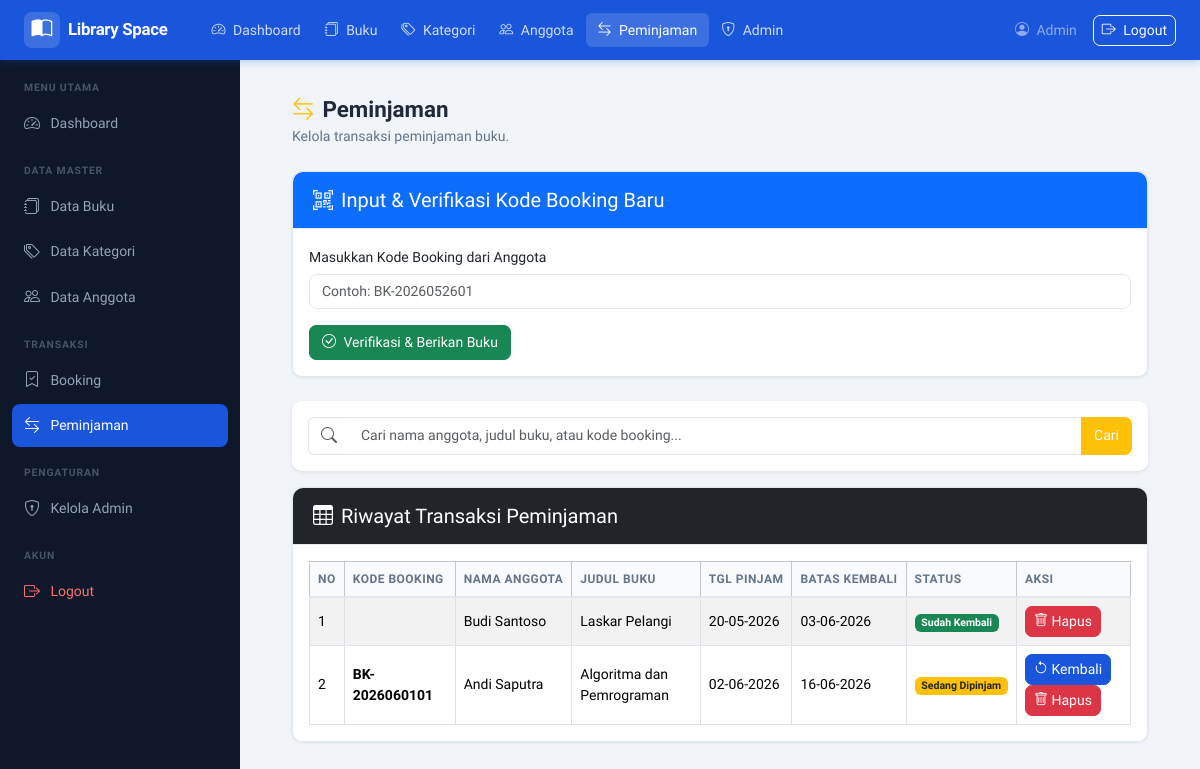
Screenshot of /pages/peminjaman/index.php with the database file from the repository.
### tables this page shows
CREATE TABLE peminjaman (
  id_peminjaman        INT AUTO_INCREMENT PRIMARY KEY,
  kode_booking         VARCHAR(30)  DEFAULT NULL,
  id_anggota           INT          NOT NULL,
  id_buku              INT          NOT NULL,
  tanggal_pinjam       DATE         NOT NULL,
  tanggal_kembali      DATE         NOT NULL,
  tanggal_dikembalikan DATE         DEFAULT NULL,
  status               ENUM('Diambil','Sedang Dipinjam','Kembali') NOT NULL DEFAULT 'Diambil',
  created_at           TIMESTAMP DEFAULT CURRENT_TIMESTAMP,
  CONSTRAINT fk_peminjaman_anggota FOREIGN KEY (id_anggota)
    REFERENCES anggota(id_anggota)
    ON UPDATE CASCADE ON DELETE RESTRICT,
  CONSTRAINT fk_peminjaman_buku FOREIGN KEY (id_buku)
    REFERENCES buku(id_buku)
    ON UPDATE CASCADE ON DELETE RESTRICT
);

CREATE TABLE anggota (
  id_anggota INT AUTO_INCREMENT PRIMARY KEY,
  nama       VARCHAR(100) NOT NULL,
  alamat     TEXT         NOT NULL,
  no_hp      VARCHAR(20)  NOT NULL UNIQUE,
  created_at TIMESTAMP DEFAULT CURRENT_TIMESTAMP
);

CREATE TABLE buku (
  id_buku     INT AUTO_INCREMENT PRIMARY KEY,
  judul       VARCHAR(200) NOT NULL,
  penulis     VARCHAR(100) NOT NULL,
  penerbit    VARCHAR(100) NOT NULL,
  tahun       YEAR         NOT NULL,
  stok        INT          NOT NULL DEFAULT 0,
  cover       VARCHAR(255) DEFAULT NULL,
  id_kategori INT          NOT NULL,
  created_at  TIMESTAMP DEFAULT CURRENT_TIMESTAMP,
  CONSTRAINT fk_buku_kategori FOREIGN KEY (id_kategori)
    REFERENCES kategori(id_kategori)
    ON UPDATE CASCADE ON DELETE RESTRICT
);

### pages/peminjaman/index.php (the view, shortened to what this page needs)
<?php
require_once __DIR__ . '/../../config/koneksi.php';
$cek_peminjaman = mysqli_query($koneksi, "SHOW COLUMNS FROM peminjaman");
$kolom_anggota = 'id_anggota';
$kolom_buku = 'id_buku';
while ($k = mysqli_fetch_assoc($cek_peminjaman)) {
    if ($k['Field'] == 'id_buku') $kolom_buku = 'id_buku';
}
$pk_anggota = 'id_anggota';
$pk_buku = 'id_buku';
$search = trim($_GET['search'] ?? '');
$having = '';
require_once __DIR__ . '/../../includes/header.php';
?>
<div class="d-flex">
  <?php require_once __DIR__ . '/../../includes/sidebar.php'; ?>
  <div class="main-wrapper flex-grow-1">
    <?php require_once __DIR__ . '/../../includes/navbar.php'; ?>
    <div class="pt-2 px-4">
      <div class="page-header mb-4">
        <h1><i class="bi bi-arrow-left-right me-2 text-warning"></i>Peminjaman</h1>
        <p>Kelola transaksi peminjaman buku.</p>
      </div>
      <div class="card mb-4">
        <div class="card-header bg-primary text-white">
          <h5 class="card-title mb-0"><i class="bi bi-qr-code-scan me-2"></i>Input & Verifikasi Kode Booking Baru</h5>
        </div>
        <div class="card-body">
          <form action="" method="POST">
            <div class="mb-3">
              <label for="kode_booking" class="form-label">Masukkan Kode Booking dari Anggota</label>
              <input type="text" class="form-control" id="kode_booking" name="kode_booking" placeholder="Contoh: BK-2026052601" required>
            </div>
            <button type="submit" name="proses_booking" class="btn btn-success">
              <i class="bi bi-check-circle me-1"></i> Verifikasi & Berikan Buku
            </button>
          </form>
        </div>
      </div>
      <div class="card shadow-sm border-0 mb-3">
        <div class="card-body py-3">
          <form method="GET" action="">
            <div class="input-group">
              <span class="input-group-text bg-white"><i class="bi bi-search text-muted"></i></span>
              <input type="text" name="search" class="form-control border-start-0"
                placeholder="Cari nama anggota, judul buku, atau kode booking..."
                value="<?= htmlspecialchars($search) ?>">
              <button type="submit" class="btn btn-warning text-white">Cari</button>
            </div>
          </form>
        </div>
      </div>
      <div class="card">
        <div class="card-header bg-dark text-white">
          <h5 class="card-title mb-0"><i class="bi bi-table me-2"></i>Riwayat Transaksi Peminjaman</h5>
        </div>
        <div class="card-body table-responsive">
          <table class="table table-bordered table-striped align-middle">
            <thead class="table-light">
              <tr>
                <th>No</th>
                <th>Kode Booking</th>
                <th>Nama Anggota</th>
                <th>Judul Buku</th>
                <th>Tgl Pinjam</th>
                <th>Batas Kembali</th>
                <th>Status</th>
                <th>Aksi</th>
              </tr>
            </thead>
            <tbody>
              <?php
              $no = 1;
              $query = "SELECT p.*, a.nama AS nama_anggota, b.judul AS judul_buku
                        FROM peminjaman p
                        LEFT JOIN anggota a ON p.$kolom_anggota = a.$pk_anggota
                        LEFT JOIN buku b ON p.$kolom_buku = b.$pk_buku
                        $having
                        ORDER BY p.id_peminjaman DESC";
              $tampil = mysqli_query($koneksi, $query);
              if ($tampil && mysqli_num_rows($tampil) > 0):
                while ($row = mysqli_fetch_assoc($tampil)): ?>
                <tr>
                  <td><?= $no++; ?></td>
                  <td><strong><?= $row['kode_booking']; ?></strong></td>
                  <td><?= $row['nama_anggota'] ?? '<span class="text-muted">Umum/Anonim</span>'; ?></td>
                  <td><?= $row['judul_buku'] ?? '<span class="text-muted">Buku tidak ditemukan</span>'; ?></td>
                  <td><?= date('d-m-Y', strtotime($row['tanggal_pinjam'])); ?></td>
                  <td><?= date('d-m-Y', strtotime($row['tanggal_kembali'])); ?></td>
                  <td>
                    <?php if($row['status'] == 'Diambil' || $row['status'] == 'Sedang Dipinjam'): ?>
                      <span class="badge bg-warning text-dark">Sedang Dipinjam</span>
                    <?php else: ?>
                      <span class="badge bg-success">Sudah Kembali</span>
                    <?php endif; ?>
                  </td>
                  <td>
                    <?php if($row['status'] == 'Diambil' || $row['status'] == 'Sedang Dipinjam'): ?>
                      <a href="index.php?aksi=kembali&id=<?= $row['id_peminjaman']; ?>" class="btn btn-sm btn-primary me-1" onclick="return confirm('Proses pengembalian buku ini?')">
                        <i class="bi bi-arrow-counterclockwise"></i> Kembali
                      </a>
                    <?php endif; ?>
                    <a href="index.php?aksi=hapus&id=<?= $row['id_peminjaman']; ?>" class="btn btn-sm btn-danger" onclick="return confirm('Hapus transaksi ini?')">
                      <i class="bi bi-trash"></i> Hapus
                    </a>
                  </td>
                </tr>
              <?php endwhile; endif; ?>
            </tbody>
          </table>
        </div>
      </div>
    </div>
  </div>
</div>
<?php require_once __DIR__ . '/../../includes/footer.php'; ?>

### assets/css/style.css (style rules this page uses)
:root { --primary: #1a56db; --primary-dark: #1343af; --primary-light: #e8effe; --sidebar-bg: #0f172a; --sidebar-w: 240px; --navbar-h: 60px; --text-main: #1e293b; --text-muted: #64748b; --border: #e2e8f0; --bg-page: #f1f5f9; --white: #ffffff; --success: #16a34a; --danger: #dc2626; --warning: #d97706; --radius: 10px; --shadow-sm: 0 1px 3px rgba(0,0,0,.08); --shadow-md: 0 4px 12px rgba(0,0,0,.10); }
*, *::before, *::after { box-sizing: border-box; }
body { font-family: 'Plus Jakarta Sans', sans-serif; background: var(--bg-page); color: var(--text-main); margin: 0; padding: 0; }
.main-wrapper { margin-left: var(--sidebar-w); margin-top: var(--navbar-h); min-height: calc(100vh - var(--navbar-h)); padding: 1.75rem; }
.page-header { margin-bottom: 1.5rem; }
.page-header h1 { font-size: 1.4rem; font-weight: 700; color: var(--text-main); margin: 0 0 .2rem; }
.page-header p { color: var(--text-muted); margin: 0; font-size: .875rem; }
.card { border: 1px solid var(--border); border-radius: var(--radius); box-shadow: var(--shadow-sm); }
.card-header { background: var(--white); border-bottom: 1px solid var(--border); font-weight: 600; font-size: .925rem; padding: 1rem 1.25rem; border-radius: var(--radius) var(--radius) 0 0 !important; }
.table { font-size: .875rem; margin: 0; }
.table thead th { background: #f8fafc; color: var(--text-muted); font-size: .75rem; font-weight: 600; text-transform: uppercase; letter-spacing: .04em; border-bottom: 2px solid var(--border); white-space: nowrap; }
.btn { font-size: .875rem; font-weight: 500; border-radius: 7px; }
.btn-primary { background: var(--primary); border-color: var(--primary); }
.form-label { font-size: .875rem; font-weight: 500; margin-bottom: .35rem; }
.form-control, .form-select { border-radius: 8px; border: 1px solid var(--border); font-size: .875rem; transition: border-color .2s, box-shadow .2s; }

### rows the page displays
peminjaman: id_anggota.nama "Budi Santoso", id_buku.judul "Laskar Pelangi", tanggal_pinjam "20-05-2026", tanggal_kembali "03-06-2026", status "Sudah Kembali"
peminjaman: kode_booking "BK-2026060101", id_anggota.nama "Andi Saputra", id_buku.judul "Algoritma dan Pemrograman", tanggal_pinjam "02-06-2026", tanggal_kembali "16-06-2026", status "Sedang Dipinjam"

### other values shown
$_SESSION['nama'] "Admin"
